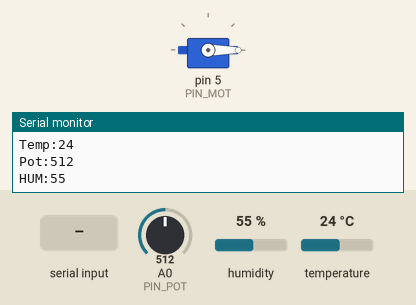
This program was run on a simulated Arduino Uno, built with avr-gcc and run on an emulated ATmega328P. On the bench: servo, the last lines printed to the serial monitor. The test bench sets the inputs (shaded band); at power-on: A0 (PIN_POT) = 512, humidity 55 %, temperature 24 °C.

Above: at 1.2 s.
1.3 s: "mot:150\n" received over Serial
At 3.7 s:
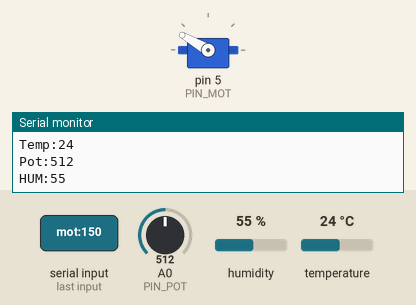
4.0 s: "mot" received over Serial
At 6.5 s:
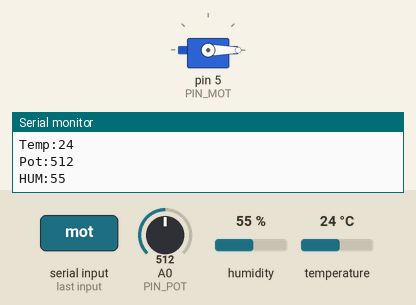
Timing chart, 0 to 8.0 s (numbered marks = the images above; inputs shaded):
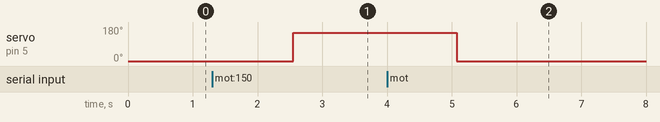

Measured:
- after the input at 1.3 s, servo on pin 5 (PIN_MOT): 0° → 150° after 1.3 s
- after the input at 4.0 s, servo on pin 5 (PIN_MOT): 150° → 0° after 1.1 s

The program:

main.cpp
```cpp
#include <Arduino.h>
#include <DHT.h>
#include <DHT_U.h>
#include <Ticker.h>
#include <Servo.h>


#define PIN_POT (A0)
#define PIN_LED 4
#define PIN_MOT 5

Servo mot;

int value_pot,value_mot = 0, value_led= 0;
int SENSOR = 2;
int TEMPERATURA;
int HUMEDAD;

DHT dht(SENSOR, DHT11);

void fnTemperatura(){
  TEMPERATURA = dht.readTemperature();
  Serial.println("Temp:" + String(TEMPERATURA));
}


void fnPotenciometro(){
  int pot= -1;
  value_pot = analogRead(PIN_POT);

  if(pot != value_pot){

    pot = value_pot;
    Serial.println("Pot:" + String(value_pot));

  }

}

void fnHumedad(){
  HUMEDAD = dht.readHumidity();
  Serial.println("HUM:" + String(HUMEDAD));

}

void fnMotor(String cad){
  int pos;
  String label, value;
  cad.trim();
  cad.toLowerCase();
  pos = cad.indexOf(':');
  label= cad.substring(0,pos);
  value = cad.substring(pos+1);

  if(label.equals("mot")){
    if (value_mot != value.toInt())
    {
      value_mot = value.toInt();
      mot.write(value.toInt());
    }
  }

  if(label.equals("led")){
    if (value_led != value.toInt())
    {
      value_led = value.toInt();
      digitalWrite(PIN_LED, value_led);
    }
  }


  }

Ticker ticTemperatura(fnTemperatura,600);
Ticker ticPotenciometro(fnPotenciometro,100);
Ticker ticHumedad(fnHumedad,800);


void setup() {

  Serial.begin(9600);
  dht.begin();
  delay(30);
  mot.attach(PIN_MOT);
  mot.write(value_mot);
  digitalWrite(PIN_LED,value_led);
  ticTemperatura.start();
  ticPotenciometro.start();
  ticHumedad.start();

}


void loop() {

  if(Serial.available()){

    fnMotor(Serial.readString());


  }
  ticTemperatura.update();
  ticPotenciometro.update();
  ticHumedad.update();
  delay(500);
}
```
